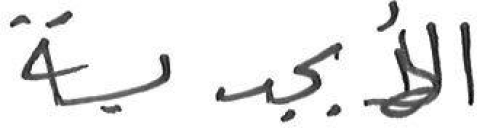
#> input picture isolated_words_per_user/user001/user001_abjadiyah_031.png, 477 x 128 px; its folder holds only this picture in this run
$ python assignmemt2.py
#> lines starting #> are read from the running program, lines starting #| are printed output that depends on the picture
import os
from collections import defaultdict
import cv2
import random
from sklearn.cluster import KMeans
import matplotlib.pyplot as plt
import numpy as np
from sklearn.preprocessing import normalize
from sklearn.svm import SVC
from sklearn.model_selection import train_test_split
from sklearn.metrics import accuracy_score
from sklearn.neighbors import KNeighborsClassifier
from sklearn.ensemble import RandomForestClassifier
from sklearn.naive_bayes import GaussianNB
import seaborn as sns
import time
from sklearn.model_selection import GridSearchCV
import matplotlib.pyplot as plt


# Function to perform augmentation
def augment_image(image):
    augmented_images = []

    # Rotate the image
    for angle in [90, 180]:  #, 270
        (h, w) = image.shape[:2]
        center = (w // 2, h // 2)
        M = cv2.getRotationMatrix2D(center, angle, 1.0)  # Scale is 1.0
        rotated = cv2.warpAffine(image, M, (w, h))
        augmented_images.append(rotated)

    # Scale the image
    for scale in [0.5, 1.5]:  # Scaling factors
        scaled = cv2.resize(image, None, fx=scale, fy=scale, interpolation=cv2.INTER_LINEAR)
        augmented_images.append(scaled)

    return augmented_images


# Step 2: Cluster Descriptors (K-Means for BoW)
def cluster_descriptors(descriptors_list, num_clusters):
    # Combine all descriptors into one array
    all_descriptors = np.vstack(descriptors_list)
    print(f"Clustering {all_descriptors.shape[0]} descriptors into {num_clusters} clusters.")

    kmeans = KMeans(n_clusters=num_clusters, random_state=42, verbose=1)
    kmeans.fit(all_descriptors)
    return kmeans

# Step 3: Create Bag of Words Histogram for Each Image
def create_bow_histograms(descriptors_list, kmeans):
    num_clusters = kmeans.n_clusters
    histograms = []

    for descriptors in descriptors_list:
        if descriptors is not None:
            # Assign descriptors to the nearest cluster centers
            labels = kmeans.predict(descriptors)
            # Build a histogram of cluster assignments
            histogram, _ = np.histogram(labels, bins=np.arange(num_clusters + 1))
            histograms.append(histogram)
        else:
            # If no descriptors, create an empty histogram
            histograms.append(np.zeros(num_clusters))

    # Normalize histograms for consistency
    #histograms = normalize(histograms, norm='l2')
    return np.array(histograms)


# Path to the extracted folder
extracted_path = "isolated_words_per_user"
# Dictionary to store images by user
images_by_user = defaultdict(list)

# Traverse the folder structure
for root, dirs, files in os.walk(extracted_path):
    for file in files:
        if file.endswith(('.png')):  # Filter image files
            # Extract user_id from folder name
            user_id = os.path.basename(root)  # Get the folder name
            file_path = os.path.join(root, file)

            # Add image to the dictionary
            images_by_user[user_id].append(file_path)
#> pass 2 of the loop `for root, dirs, files in os.walk(extracted_path):`:

# Apply augmentation to each image
augmented_dataset = []  # List to hold augmented images and their labels

for user, image_list in images_by_user.items():
    for image_path in image_list:
        # Read the image
        image = cv2.imread(image_path, cv2.IMREAD_GRAYSCALE)
#> image is the input picture: shape (128, 477); min 0, max 255, mean 232.2
        if image is None:
            print(f"Error: Unable to read image at {image_path}")
            continue

        # Augment the image
        augmented_images = augment_image(image)
#> the loop in augment_image, `for angle in [90, 180]:` made 2 passes
#> pass 1, in augment_image, `rotated = cv2.warpAffine(image, M, (w, h))`:
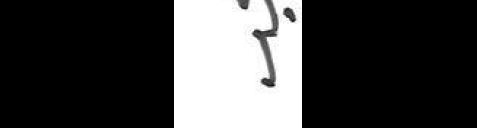
#> rotated: shape (128, 477); min 0, max 255, mean 65.5
#> pass 2, in augment_image, `rotated = cv2.warpAffine(image, M, (w, h))`:
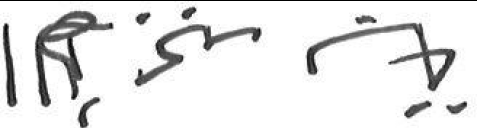
#> rotated: shape (128, 477); min 0, max 255, mean 230.2
#> after the loop in augment_image, `for angle in [90, 180]:`: augmented_images = 2 items
#> the loop in augment_image, `for scale in [0.5, 1.5]:` made 2 passes
#> pass 1, in augment_image, `scaled = cv2.resize(image, None, fx=scale, fy=scale, interpolation=cv2..`:
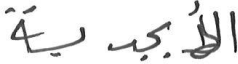
#> scaled: shape (64, 238); min 11, max 255, mean 232.2
#> pass 2, in augment_image, `scaled = cv2.resize(image, None, fx=scale, fy=scale, interpolation=cv2..`:
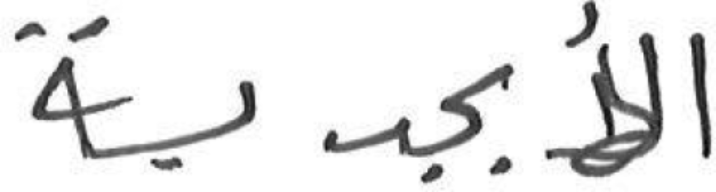
#> scaled: shape (192, 716); min 7, max 255, mean 232.1
#> after the loop in augment_image, `for scale in [0.5, 1.5]:`: augmented_images = 4 items
#> augmented_images = 4 items

        # Save each augmented image along with its label (user)
        for augmented_image in augmented_images:
            augmented_dataset.append((augmented_image, user))  # Tuple: (image, label)
#> this loop made 4 passes
#> after the loop, augmented_dataset = 4 items
#> pass 2 of the loop `for user, image_list in images_by_user.items():`:
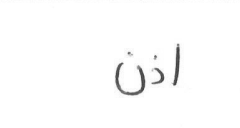
#> input picture isolated_words_per_user/user002/user002_azan_003.png, 240 x 128 px
#> image is the input picture: shape (128, 240); min 62, max 255, mean 252.1
#> the loop in augment_image (call 2), `for angle in [90, 180]:` made 2 passes
#> pass 1, in augment_image (call 2), `rotated = cv2.warpAffine(image, M, (w, h))`:
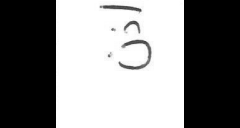
#> rotated: shape (128, 240); min 0, max 255, mean 133.1
#> pass 2, in augment_image (call 2), `rotated = cv2.warpAffine(image, M, (w, h))`:
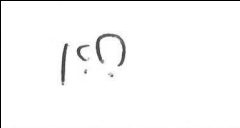
#> rotated: shape (128, 240); min 0, max 255, mean 249.1
#> after the loop in augment_image (call 2), `for angle in [90, 180]:`: augmented_images = 2 items
#> after the loop in augment_image (call 2), `for scale in [0.5, 1.5]:`: augmented_images = 4 items
#> the loop `for augmented_image in augmented_images:` made 4 passes
#> after the loop `for augmented_image in augmented_images:`: augmented_dataset = 8 items

num_clusters = 1000
sift = cv2.SIFT_create()
orb = cv2.ORB_create()
descriptors_list  = []
labels = []
start_time = time.time()

# Unpack features and labels from augmented_dataset
X, y = zip(*augmented_dataset)
#> X = 8 items; y = ('user001', 'user001', 'user001', 'user001', 'user002', 'user002', 'user002', 'user002')

# Split into training and testing sets
X_train, X_test, y_train, y_test = train_test_split(X, y, test_size=0.2, random_state=42)
#> X_train = 6 items; X_test = 2 items; y_train = ['user001', 'user002', 'user001', 'user002', 'user001', 'user002']; y_test = ['user001', 'user002']

descriptors_list = []
labels = []
start_time = time.time()

# Extract features from training images
for image, user in zip(X_train, y_train):
    keypoints, descriptors = sift.detectAndCompute(image, None)
    #kp = orb.detect(image, None)
    #kp, descriptors = orb.compute(image, kp)
    if descriptors is not None:
        descriptors_list.append(descriptors)
        labels.append(user)
#> this loop made 6 passes
#> user on passes 1 to 6: 'user001', 'user002', 'user001', 'user002', 'user001', 'user002'
#> after the loop, descriptors_list = 6 items; labels has the same summary as y_train

end_time = time.time()
computation = end_time - start_time
print(f"Time using ORB algorithm for feature extraction: {computation:.4f} seconds")

# Perform k-means clustering
kmeans = cluster_descriptors(descriptors_list, num_clusters)
#| Clustering 402 descriptors into 1000 clusters.
#> (the run stopped early here; a loop or call above may not have finished)
